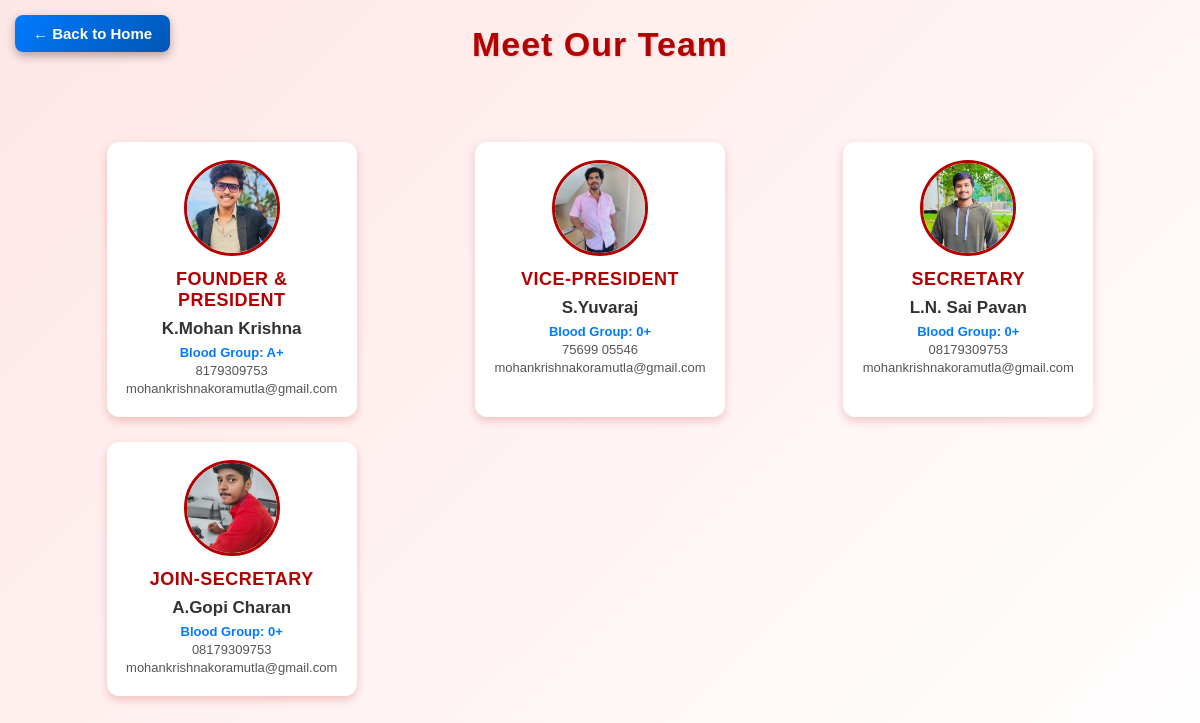
Page /contact/ on the committed database.
### main/models.py (models this page shows, shortened)
class TeamMember(models.Model):
    name = models.CharField(max_length=100)
    designation = models.CharField(max_length=100)
    blood_group = models.CharField(max_length=5)
    mobile = models.CharField(max_length=15)
    email = models.EmailField()
    photo = models.ImageField(upload_to='team_photos/')

### main/views.py (the view)
# urls.py: path('contact/', views.contact, name="contact"),
def contact(request):
    contacts = TeamMember.objects.all()
    return render(request, 'main/contact.html', {'contacts': contacts})

### main/templates/main/contact.html (shortened to what this page needs)
{% include 'base.html' %}
{% load static %}
<!DOCTYPE html>
<html lang="en">
<head>
</head>
<body>
  <h1>Meet Our Team</h1>
  <div class="container">
    {% for contact in contacts %}
    <div class="card">
      <img src="{{ contact.photo.url }}" alt="{{ contact.name }}">
      <p class="designation">{{ contact.designation }}</p>
      <h3>{{ contact.name }}</h3>
      <p class="blood-group">Blood Group: {{ contact.blood_group }}</p>
      <p>{{ contact.mobile }}</p>
      <p>{{ contact.email }}</p>
    </div>
    {% endfor %}
  </div>
</body>
</html>

### templates/base.html (shortened to what this page needs)
<a href="{% url 'home' %}" class="back-home-btn">
    ← Back to Home
</a>

### templates/base.html (style rules this page uses)
.back-home-btn { position: absolute; top: 15px; left: 15px; z-index: 1000; padding: 10px 18px; background: linear-gradient(135deg, #007bff, #0056b3); color: white; text-decoration: none; border-radius: 8px; font-weight: bold; font-size: 15px; box-shadow: 0 4px 10px rgba(0, 0, 0, 0.3); transition: all 0.3s ease; animation: slideIn 0.8s ease-out; }

### main/templates/main/contact.html (style rules this page uses)
body { font-family: 'Poppins', sans-serif; background: linear-gradient(135deg, #ffe6e6, #fff); margin: 0; padding: 0; animation: fadeIn 1s ease-in; }
h1 { text-align: center; padding: 25px; color: #b30000; font-size: 34px; letter-spacing: 1px; animation: slideDown 1s ease; text-shadow: 1px 1px 2px rgba(179, 0, 0, 0.2); }
.container { display: grid; grid-template-columns: repeat(4, 1fr); gap: 25px; padding: 30px 60px; justify-items: center; animation: fadeUp 1.2s ease; }
.card { background: #fff; border-radius: 12px; box-shadow: 0 4px 10px rgba(179, 0, 0, 0.2); text-align: center; padding: 18px 15px; width: 220px; transition: all 0.3s ease; position: relative; overflow: hidden; animation: popIn 1s ease; }
.card::before { content: ""; position: absolute; top: -50%; left: -50%; width: 200%; height: 200%; background: radial-gradient(circle, rgba(255, 77, 77, 0.1), transparent 60%); opacity: 0; transition: opacity 0.4s ease; }
.card img { width: 90px; height: 90px; border-radius: 50%; object-fit: cover; margin-bottom: 10px; border: 3px solid #b30000; transition: all 0.3s ease; }
.card h3 { margin: 8px 0 4px; color: #333; font-size: 17px; }
.card .designation { font-weight: bold; color: #b30000; margin-bottom: 6px; font-size: 18px; text-transform: uppercase; letter-spacing: 0.5px; animation: pulseText 2s infinite; }
.card .blood-group { font-weight: bold; color: #007bff; margin-top: 6px; font-size: 13px; }
.card p { margin: 3px 0; color: #555; font-size: 13px; }
@media (max-width: 1200px) { .container { grid-template-columns: repeat(3, 1fr); } }

### rows in the picture
TeamMember: photo (picture), designation "FOUNDER & PRESIDENT", name "K.Mohan Krishna", blood_group "A+", mobile "8179309753", email "mohankrishnakoramutla@gmail.com"
TeamMember: photo (picture), designation "VICE-PRESIDENT", name "S.Yuvaraj", blood_group "0+", mobile "75699 05546", email "mohankrishnakoramutla@gmail.com"
TeamMember: photo (picture), designation "SECRETARY", name "L.N. Sai Pavan", blood_group "0+", mobile "08179309753", email "mohankrishnakoramutla@gmail.com"
TeamMember: photo (picture), designation "JOIN-SECRETARY", name "A.Gopi Charan", blood_group "0+", mobile "08179309753", email "mohankrishnakoramutla@gmail.com"
